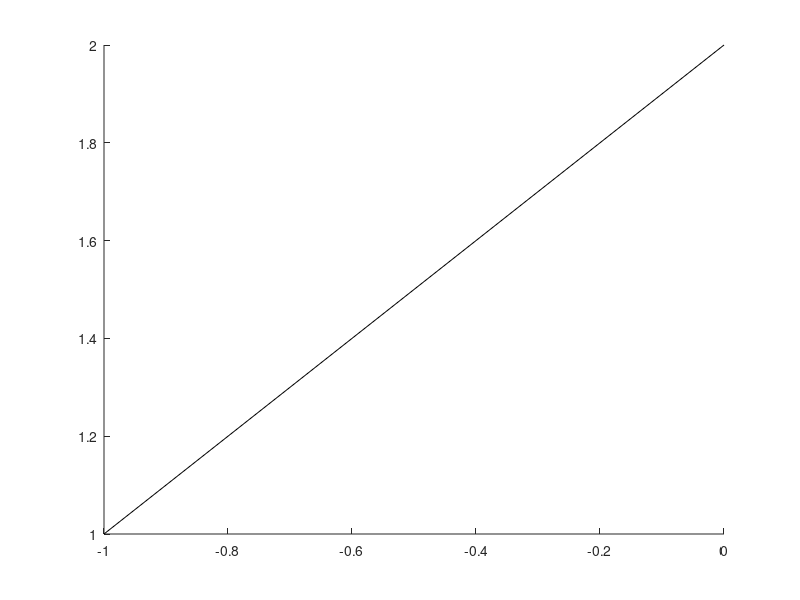

Write MATLAB code to recreate this figure. (Note: this script raises an error after producing the figure.)
function rendezvous_directed()
Adir=[0,1,0,0,0;
    0,0,0,0,1;
    0,1,0,0,1;
    0,0,1,0,0;
    0,0,0,-1,0];
Deltadir=diag(Adir*ones(5,1));
L=Deltadir-Adir;
t_final = 4;
t_steps = 41;
t = linspace(0,t_final,t_steps);
ux=zeros(t_steps,4);
uy=zeros(t_steps,4);
ux(1,:)=[0,-1,2,3];
uy(1,:)=[2,1,0,2];
figure
hold on
draw(L,ux(1,:),uy(1,:),'k')
for i=2:length(t)
    T_next = t(i);
    clear Uode_x
    clear Uode_y
    [Tode_x,Uode_x]=ode45(@(t,u)ode_func(t,u,L),[0,T_next],ux(1,:));
    [Tode_y,Uode_y]=ode45(@(t,u)ode_func(t,u,L),[0,T_next],uy(1,:));
    ux(i,:) = Uode_x(end,:);
    uy(i,:) = Uode_y(end,:);
end
for i=[1,2,4,8,12,16,40]
    draw(L,ux(i,:),uy(i,:),'b')
end
end
function du = ode_func(t,u,L)
% L = [-2,1,1,0;
%     1,-3,1,1;
%     1,1,-3,1;
%     0,1,1,-2];
du = -L*u;
end
function draw(L,ux,uy,arg)
hold on
n=length(L);
for i=1:n
   for j=1:n
       if i~=j
           if L(i,j)~=0
               plot([ux(i),ux(j)],[uy(i),uy(j)],arg)
           end
       end
   end
end

end